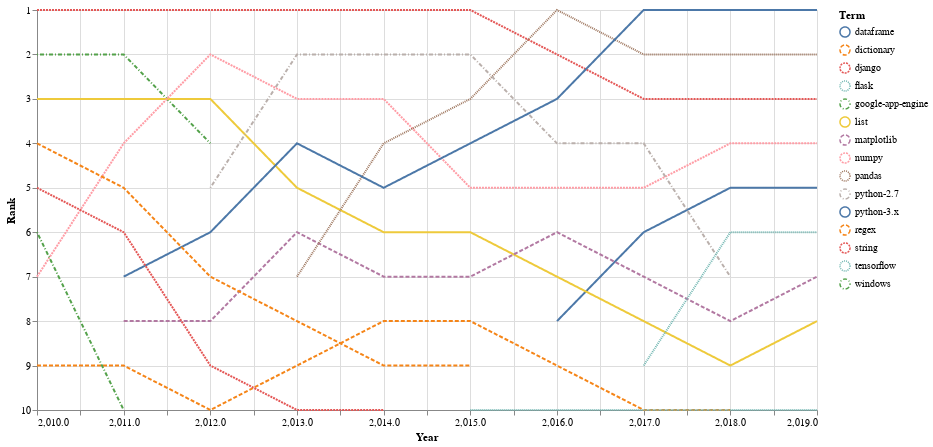

This figure's notebook cell:
### Code cell
# Visualize the results
#df_bump = pd.read_csv('words_rank.csv')

n_top_ranked = 10
top_sources = (df_bump[df_bump["Year"] == df_bump["Year"].max()]
               .nsmallest(n_top_ranked, "Rank"))

highlight = alt.selection(type='single', on='mouseover',
                          fields=['Term'], nearest=True, empty="none")

chart = alt.Chart(df_bump).mark_line().encode(
        x=alt.X('Year'),
        y=alt.Y('Rank', scale=alt.Scale(domain=[10, 1])),
        color='Term',
        strokeDash='Term',
        #color=alt.condition(highlight, 'Term', alt.value("lightgray")),
        tooltip=['Rank','Term']
    ).properties(
        width=780,
        height=400
    )

points = alt.Chart(df_bump).mark_point(opacity=0).encode(
        x='Year',
        y='Rank',
        color=alt.Color("Term"))

layer = chart + points
layer
#https://stackoverflow.com/questions/62206463/how-to-color-lines-on-mouseover-in-a-bump-chart-using-altair-viz

### Figure 1 — Vega-Lite specification as saved in the notebook (floating-point values rounded to 4 significant figures)
{"config": {"view": {"continuousWidth": 400, "continuousHeight": 300}}, "layer": [{"mark": "line", "encoding": {"color": {"type": "nominal", "field": "Term"}, "strokeDash": {"type": "nominal", "field": "Term"}, "tooltip": [{"type": "quantitative", "field": "Rank"}, {"type": "nominal", "field": "Term"}], "x": {"type": "quantitative", "field": "Year"}, "y": {"type": "quantitative", "field": "Rank", "scale": {"domain": [10, 1]}}}, "height": 400, "width": 780}, {"mark": {"type": "point", "opacity": 0}, "encoding": {"color": {"type": "nominal", "field": "Term"}, "x": {"type": "quantitative", "field": "Year"}, "y": {"type": "quantitative", "field": "Rank"}}}], "data": {"name": "data-0b4398713f4d12d4cb65b38e772de30a"}, "$schema": "https://vega.github.io/schema/vega-lite/v4.8.1.json", "datasets": {"data-0b4398713f4d12d4cb65b38e772de30a": [{"Year": 2016, "Term": "dataframe", "Rank": 8.0}, {"Year": 2017, "Term": "dataframe", "Rank": 6.0}, {"Year": 2018, "Term": "dataframe", "Rank": 5.0}, {"Year": 2019, "Term": "dataframe", "Rank": 5.0}, {"Year": 2010, "Term": "dictionary", "Rank": 9.0}, {"Year": 2011, "Term": "dictionary", "Rank": 9.0}, {"Year": 2012, "Term": "dictionary", "Rank": 10.0}, {"Year": 2013, "Term": "dictionary", "Rank": 9.0}, {"Year": 2014, "Term": "dictionary", "Rank": 8.0}, {"Year": 2015, "Term": "dictionary", "Rank": 8.0}, {"Year": 2016, "Term": "dictionary", "Rank": 9.0}, {"Year": 2017, "Term": "dictionary", "Rank": 10.0}, {"Year": 2018, "Term": "dictionary", "Rank": 10.0}, {"Year": 2010, "Term": "django", "Rank": 1.0}, {"Year": 2011, "Term": "django", "Rank": 1.0}, {"Year": 2012, "Term": "django", "Rank": 1.0}, {"Year": 2013, "Term": "django", "Rank": 1.0}, {"Year": 2014, "Term": "django", "Rank": 1.0}, {"Year": 2015, "Term": "django", "Rank": 1.0}, {"Year": 2016, "Term": "django", "Rank": 2.0}, {"Year": 2017, "Term": "django", "Rank": 3.0}, {"Year": 2018, "Term": "django", "Rank": 3.0}, {"Year": 2019, "Term": "django", "Rank": 3.0}, {"Year": 2015, "Term": "flask", "Rank": 10.0}, {"Year": 2019, "Term": "flask", "Rank": 10.0}, {"Year": 2010, "Term": "google-app-engine", "Rank": 2.0}, {"Year": 2011, "Term": "google-app-engine", "Rank": 2.0}, {"Year": 2012, "Term": "google-app-engine", "Rank": 4.0}, {"Year": 2010, "Term": "list", "Rank": 3.0}, {"Year": 2011, "Term": "list", "Rank": 3.0}, {"Year": 2012, "Term": "list", "Rank": 3.0}, {"Year": 2013, "Term": "list", "Rank": 5.0}, {"Year": 2014, "Term": "list", "Rank": 6.0}, {"Year": 2015, "Term": "list", "Rank": 6.0}, {"Year": 2016, "Term": "list", "Rank": 7.0}, {"Year": 2017, "Term": "list", "Rank": 8.0}, {"Year": 2018, "Term": "list", "Rank": 9.0}, {"Year": 2019, "Term": "list", "Rank": 8.0}, {"Year": 2011, "Term": "matplotlib", "Rank": 8.0}, {"Year": 2012, "Term": "matplotlib", "Rank": 8.0}, {"Year": 2013, "Term": "matplotlib", "Rank": 6.0}, {"Year": 2014, "Term": "matplotlib", "Rank": 7.0}, {"Year": 2015, "Term": "matplotlib", "Rank": 7.0}, {"Year": 2016, "Term": "matplotlib", "Rank": 6.0}, {"Year": 2017, "Term": "matplotlib", "Rank": 7.0}, {"Year": 2018, "Term": "matplotlib", "Rank": 8.0}, {"Year": 2019, "Term": "matplotlib", "Rank": 7.0}, {"Year": 2010, "Term": "numpy", "Rank": 7.0}, {"Year": 2011, "Term": "numpy", "Rank": 4.0}, {"Year": 2012, "Term": "numpy", "Rank": 2.0}, {"Year": 2013, "Term": "numpy", "Rank": 3.0}, {"Year": 2014, "Term": "numpy", "Rank": 3.0}, {"Year": 2015, "Term": "numpy", "Rank": 5.0}, {"Year": 2016, "Term": "numpy", "Rank": 5.0}, {"Year": 2017, "Term": "numpy", "Rank": 5.0}, {"Year": 2018, "Term": "numpy", "Rank": 4.0}, {"Year": 2019, "Term": "numpy", "Rank": 4.0}, {"Year": 2013, "Term": "pandas", "Rank": 7.0}, {"Year": 2014, "Term": "pandas", "Rank": 4.0}, {"Year": 2015, "Term": "pandas", "Rank": 3.0}, {"Year": 2016, "Term": "pandas", "Rank": 1.0}, {"Year": 2017, "Term": "pandas", "Rank": 2.0}, {"Year": 2018, "Term": "pandas", "Rank": 2.0}, {"Year": 2019, "Term": "pandas", "Rank": 2.0}, {"Year": 2012, "Term": "python-2.7", "Rank": 5.0}, {"Year": 2013, "Term": "python-2.7", "Rank": 2.0}, {"Year": 2014, "Term": "python-2.7", "Rank": 2.0}, {"Year": 2015, "Term": "python-2.7", "Rank": 2.0}, {"Year": 2016, "Term": "python-2.7", "Rank": 4.0}, {"Year": 2017, "Term": "python-2.7", "Rank": 4.0}, {"Year": 2018, "Term": "python-2.7", "Rank": 7.0}, {"Year": 2011, "Term": "python-3.x", "Rank": 7.0}, {"Year": 2012, "Term": "python-3.x", "Rank": 6.0}, {"Year": 2013, "Term": "python-3.x", "Rank": 4.0}, {"Year": 2014, "Term": "python-3.x", "Rank": 5.0}, {"Year": 2015, "Term": "python-3.x", "Rank": 4.0}, {"Year": 2016, "Term": "python-3.x", "Rank": 3.0}, {"Year": 2017, "Term": "python-3.x", "Rank": 1.0}, {"Year": 2018, "Term": "python-3.x", "Rank": 1.0}, {"Year": 2019, "Term": "python-3.x", "Rank": 1.0}, {"Year": 2010, "Term": "regex", "Rank": 4.0}, {"Year": 2011, "Term": "regex", "Rank": 5.0}, {"Year": 2012, "Term": "regex", "Rank": 7.0}, {"Year": 2013, "Term": "regex", "Rank": 8.0}, {"Year": 2014, "Term": "regex", "Rank": 9.0}, {"Year": 2015, "Term": "regex", "Rank": 9.0}, {"Year": 2010, "Term": "string", "Rank": 5.0}, {"Year": 2011, "Term": "string", "Rank": 6.0}, {"Year": 2012, "Term": "string", "Rank": 9.0}, {"Year": 2013, "Term": "string", "Rank": 10.0}, {"Year": 2014, "Term": "string", "Rank": 10.0}, {"Year": 2017, "Term": "tensorflow", "Rank": 9.0}, {"Year": 2018, "Term": "tensorflow", "Rank": 6.0}, {"Year": 2019, "Term": "tensorflow", "Rank": 6.0}, {"Year": 2010, "Term": "windows", "Rank": 6.0}, {"Year": 2011, "Term": "windows", "Rank": 10.0}]}}
